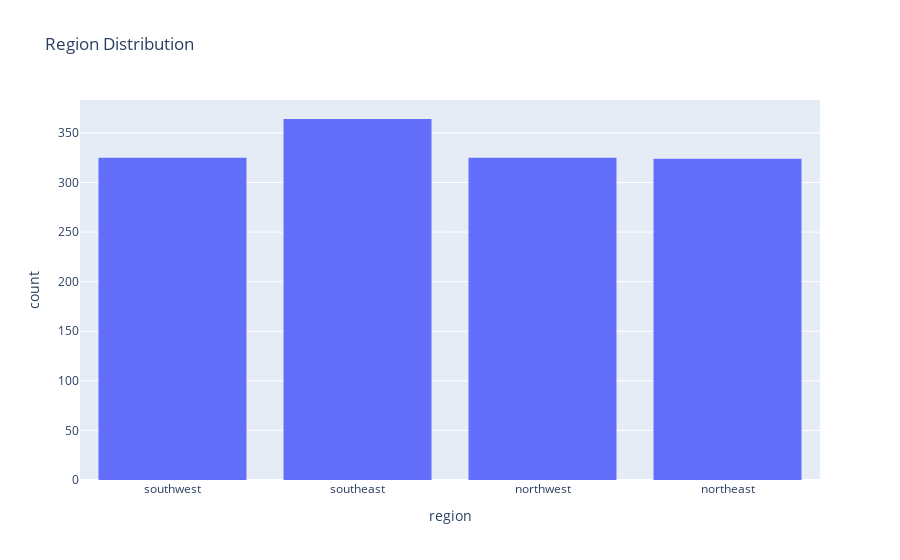

Notebook cell for this chart:
### Code cell
px.histogram(medical_df, x='region', title='Region Distribution')

### Figure 1 — Plotly figure (JSON) as saved in the notebook; plotly's stock layout.template omitted (floating-point values rounded to 4 significant figures; data arrays with more than 128 entries replaced by an {"elided": "..."} marker saying what was removed)
{"data": [{"alignmentgroup": "True", "bingroup": "x", "hovertemplate": "region=%{x}<br>count=%{y}<extra></extra>", "legendgroup": "", "marker": {"color": "#636efa", "pattern": {"shape": ""}}, "name": "", "offsetgroup": "", "orientation": "v", "showlegend": false, "x": {"elided": "1338 str values"}, "xaxis": "x", "yaxis": "y", "type": "histogram"}], "layout": {"xaxis": {"anchor": "y", "domain": [0, 1], "title": {"text": "region"}, "type": "category", "range": [-0.5, 3.5], "autorange": true}, "yaxis": {"anchor": "x", "domain": [0, 1], "title": {"text": "count"}, "range": [0, 383.2], "autorange": true}, "legend": {"tracegroupgap": 0}, "title": {"text": "Region Distribution"}, "barmode": "relative", "autosize": true}}
